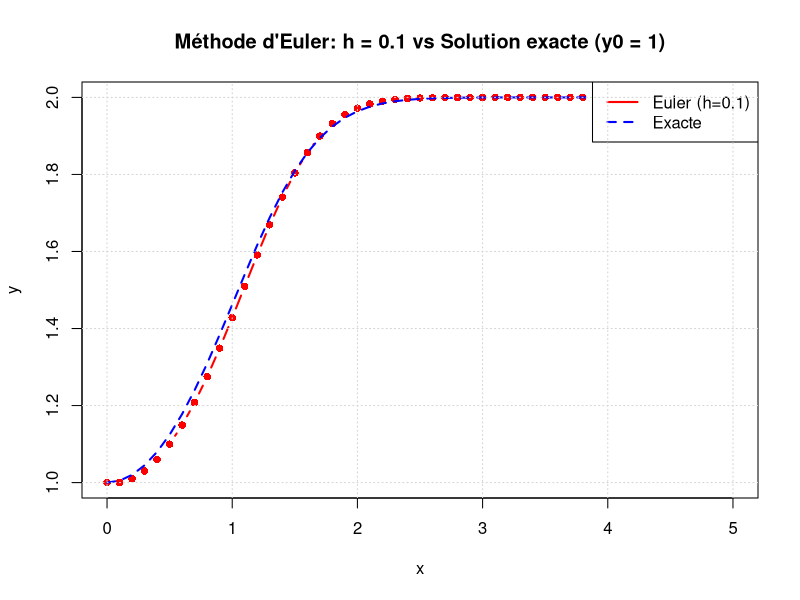
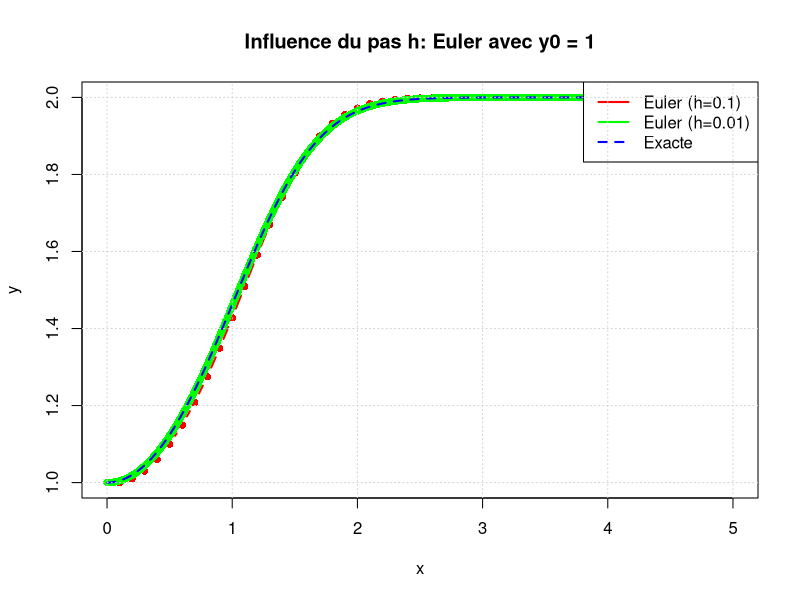
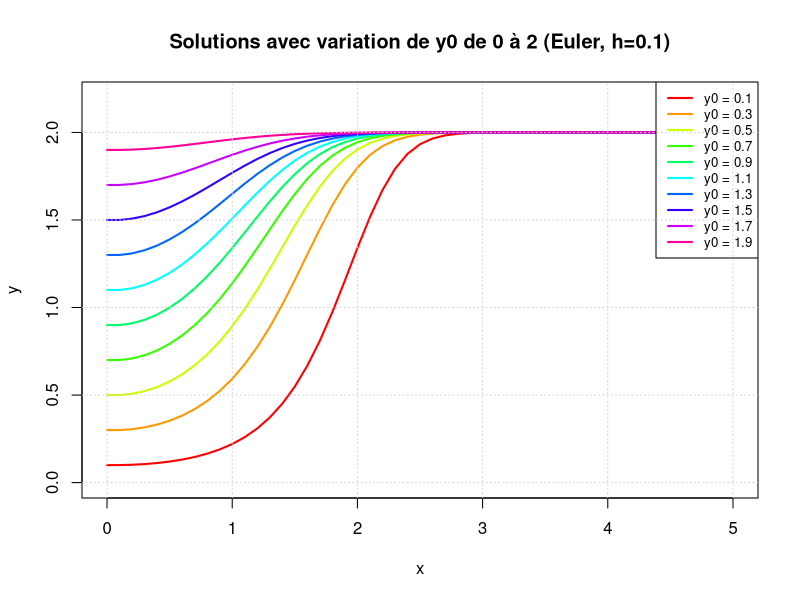
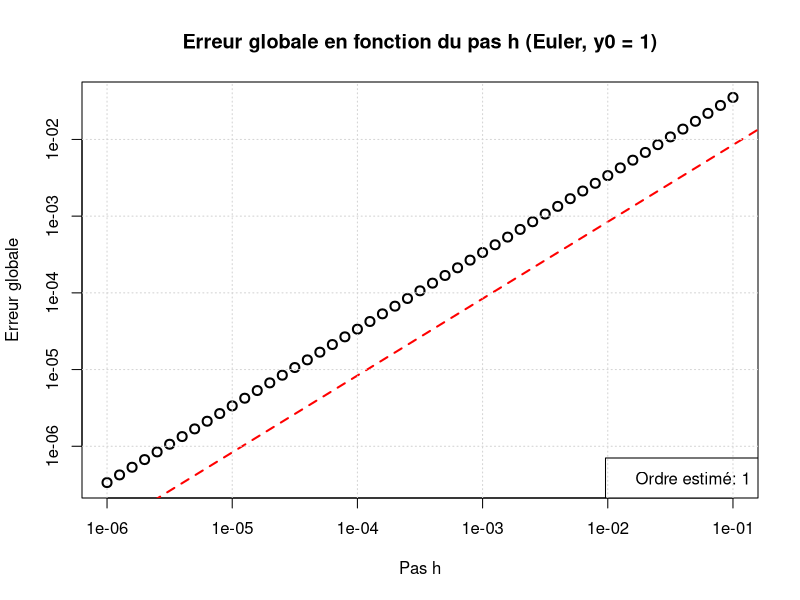
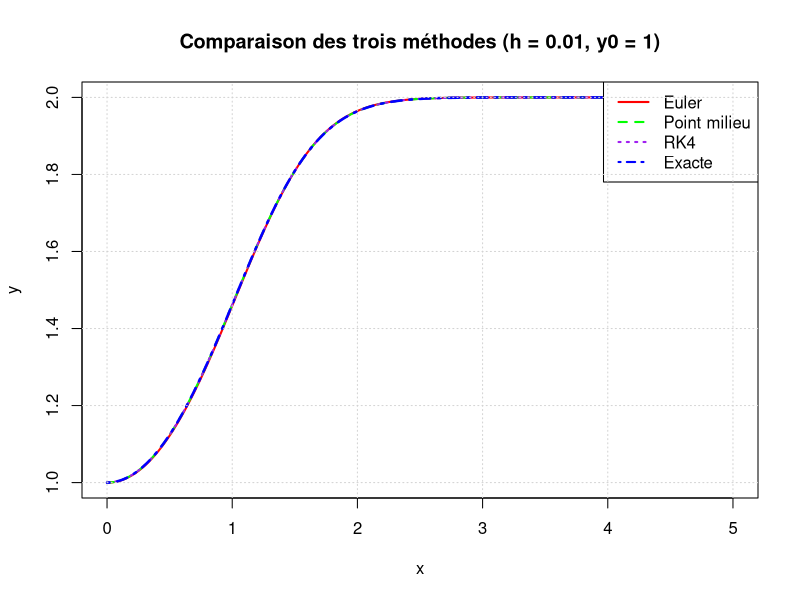
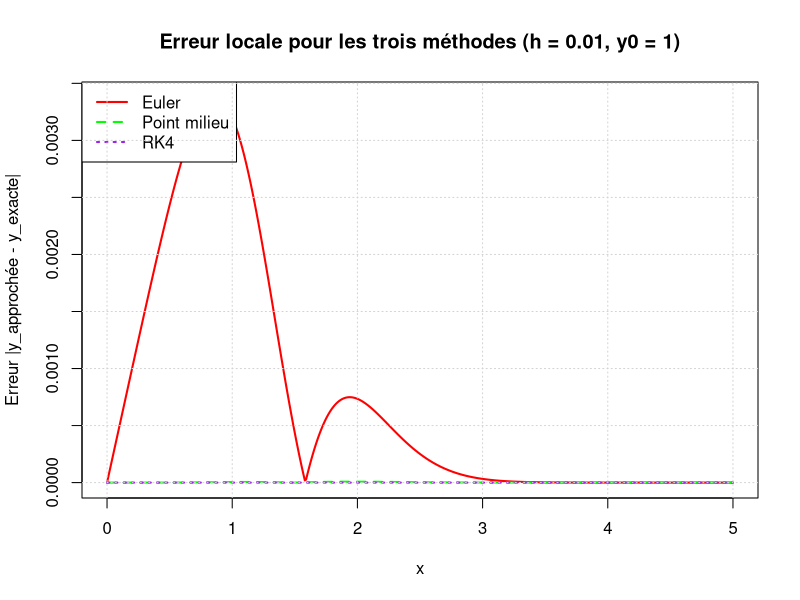
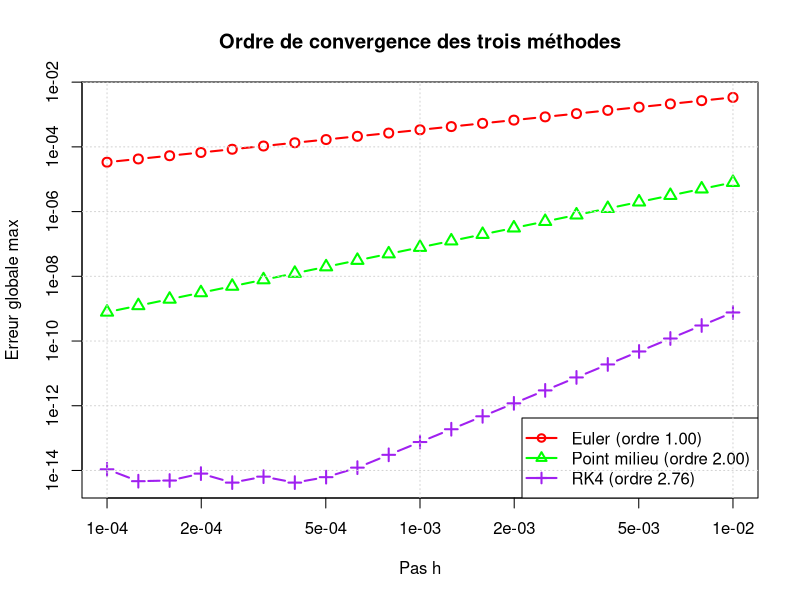

Here is the R script that generated these plots, in order:
# Équation différentielle non linéaire
# Méthodes de Runge-Kutta - Exercice 1

# Définition du problème de Cauchy:
# y'(x) = 2*x*y(x) - x*y(x)^2
# y(0) = y0
# Solution exacte: y(x) = 2*y0 / (y0 + (2 - y0)*exp(-x^2))

# Fonction pour l'équation différentielle
f <- function(x, y) {
  2 * x * y - x * y^2
}

# Solution exacte
y_exacte <- function(x, y0) {
  2 * y0 / (y0 + (2 - y0) * exp(-x^2))
}

# ============================================================================
# MÉTHODE 1: Euler explicite
# ============================================================================
euler <- function(f, x0, xf, y0, h) {
  n <- floor((xf - x0) / h)
  x <- seq(x0, x0 + n * h, by = h)
  y <- numeric(n + 1)
  y[1] <- y0
  
  for (i in 1:n) {
    y[i+1] <- y[i] + h * f(x[i], y[i])
  }
  
  return(list(x = x, y = y))
}

# ============================================================================
# MÉTHODE 2: Point milieu (Runge-Kutta ordre 2)
# ============================================================================
midpoint <- function(f, x0, xf, y0, h) {
  n <- floor((xf - x0) / h)
  x <- seq(x0, x0 + n * h, by = h)
  y <- numeric(n + 1)
  y[1] <- y0
  
  for (i in 1:n) {
    k1 <- f(x[i], y[i])
    k2 <- f(x[i] + h/2, y[i] + (h/2) * k1)
    y[i+1] <- y[i] + h * k2
  }
  
  return(list(x = x, y = y))
}

# ============================================================================
# MÉTHODE 3: Runge-Kutta ordre 4
# ============================================================================
rk4 <- function(f, x0, xf, y0, h) {
  n <- floor((xf - x0) / h)
  x <- seq(x0, x0 + n * h, by = h)
  y <- numeric(n + 1)
  y[1] <- y0
  
  for (i in 1:n) {
    k1 <- f(x[i], y[i])
    k2 <- f(x[i] + h/2, y[i] + (h/2) * k1)
    k3 <- f(x[i] + h/2, y[i] + (h/2) * k2)
    k4 <- f(x[i] + h, y[i] + h * k3)
    y[i+1] <- y[i] + (h/6) * (k1 + 2*k2 + 2*k3 + k4)
  }
  
  return(list(x = x, y = y))
}

# ============================================================================
# CONFIGURATION: Dossier de sortie des images
# ============================================================================
output_dir <- "TP2/Partie 1/output"
dir.create(output_dir, showWarnings = FALSE)
cat("Les images seront sauvegardées dans:", file.path(getwd(), output_dir), "\n\n")

# ============================================================================
# QUESTION 1: Euler avec h=0.1 et h=0.01, y0=1
# ============================================================================
cat("\n=== QUESTION 1: Méthode d'Euler ===\n")
# Objectif: Étudier l'influence du pas h et de la condition initiale y0
y0 <- 1
h1 <- 0.1
h2 <- 0.01
x0 <- 0
xf <- 5

# Résolution avec h = 0.1
sol_euler_h01 <- euler(f, x0, xf, y0, h1)
y_exact_h01 <- y_exacte(sol_euler_h01$x, y0)

# Résolution avec h = 0.01
sol_euler_h001 <- euler(f, x0, xf, y0, h2)
y_exact_h001 <- y_exacte(sol_euler_h001$x, y0)

# Graphique 1: Euler h=0.1 vs solution exacte
png(file.path(output_dir, "Ex1_Euler_h01.png"), width = 800, height = 600)
plot(sol_euler_h01$x, sol_euler_h01$y, type = "b", col = "red", 
     main = "Méthode d'Euler: h = 0.1 vs Solution exacte (y0 = 1)",
     xlab = "x", ylab = "y", lwd = 2, pch = 16)
lines(sol_euler_h01$x, y_exact_h01, col = "blue", lwd = 2, lty = 2)
legend("topright", c("Euler (h=0.1)", "Exacte"), col = c("red", "blue"), 
       lwd = 2, lty = c(1, 2))
grid()
dev.off()

# Graphique 2: Comparaison h=0.1 et h=0.01
png(file.path(output_dir, "Ex1_Euler_h01_vs_h001.png"), width = 800, height = 600)
plot(sol_euler_h01$x, sol_euler_h01$y, type = "b", col = "red", 
     main = "Influence du pas h: Euler avec y0 = 1",
     xlab = "x", ylab = "y", lwd = 2, pch = 16)
lines(sol_euler_h001$x, sol_euler_h001$y, col = "green", lwd = 2, pch = 16, type = "p")
lines(sol_euler_h001$x, y_exact_h001, col = "blue", lwd = 2, lty = 2)
legend("topright", c("Euler (h=0.1)", "Euler (h=0.01)", "Exacte"), 
       col = c("red", "green", "blue"), lwd = 2, lty = c(1, 1, 2))
grid()
dev.off()

# Graphique 3: Variation de y0 de 0 à 2
png(file.path(output_dir, "Ex1_Euler_y0_variation.png"), width = 800, height = 600)
y0_values <- seq(0.1, 2, by = 0.2)
plot(NULL, xlim = c(0, 5), ylim = c(0, 2.2),
     main = "Solutions avec variation de y0 de 0 à 2 (Euler, h=0.1)",
     xlab = "x", ylab = "y", lwd = 2)
colors <- rainbow(length(y0_values))

for (i in seq_along(y0_values)) {
  sol <- euler(f, x0, xf, y0_values[i], h1)
  lines(sol$x, sol$y, col = colors[i], lwd = 2)
}

legend("topright", paste("y0 =", round(y0_values, 2)), 
       col = colors, lwd = 2, cex = 0.8)
grid()
dev.off()

# ============================================================================
# QUESTION 2: Erreur globale en fonction du pas h
# ============================================================================
cat("\n=== QUESTION 2: Analyse de convergence ===\n")
# Objectif: Étudier l'erreur globale en fonction du pas h

h_values <- 10^seq(-6, -1, by = 0.1)  # h de 10^-6 à 10^-1
errors_euler <- numeric(length(h_values))

for (i in seq_along(h_values)) {
  h <- h_values[i]
  sol <- euler(f, x0, xf, y0, h)
  y_exact <- y_exacte(sol$x, y0)
  errors_euler[i] <- max(abs(sol$y - y_exact))
}

# Graphique 4: Erreur en échelle logarithmique
png(file.path(output_dir, "Ex1_Erreur_Euler.png"), width = 800, height = 600)
plot(h_values, errors_euler, type = "b", pch = 1, log = "xy",
     main = "Erreur globale en fonction du pas h (Euler, y0 = 1)",
     xlab = "Pas h", ylab = "Erreur globale", lwd = 2, cex = 1.2)
# Estimation de l'ordre (pente)
fit <- lm(log(errors_euler) ~ log(h_values))
abline(fit, col = "red", lwd = 2, lty = 2)
order_euler <- fit$coefficients[2]
legend("bottomright", paste("Ordre estimé:", round(order_euler, 2)), 
       bty = "o", bg = "white", cex = 1)
grid()
dev.off()

cat(sprintf("Ordre de la méthode d'Euler: %.3f (théorique: 1)\n", order_euler))

# ============================================================================
# QUESTION 3: Comparaison Euler, Point milieu et RK4 (h=0.01, y0=1)
# ============================================================================
cat("\n=== QUESTION 3: Comparaison des trois méthodes ===\n")
# Objectif: Comparer les trois méthodes pour h=0.01 et y0=1
h <- 0.01
sol_euler <- euler(f, x0, xf, y0, h)
sol_midpoint <- midpoint(f, x0, xf, y0, h)
sol_rk4 <- rk4(f, x0, xf, y0, h)

y_exact <- y_exacte(sol_euler$x, y0)

# Graphique 5: Comparaison des trois méthodes
png(file.path(output_dir, "Ex1_Comparaison_methodes.png"), width = 800, height = 600)
plot(sol_euler$x, sol_euler$y, type = "l", col = "red", 
     main = "Comparaison des trois méthodes (h = 0.01, y0 = 1)",
     xlab = "x", ylab = "y", lwd = 2, lty = 1)
lines(sol_midpoint$x, sol_midpoint$y, col = "green", lwd = 2, lty = 2)
lines(sol_rk4$x, sol_rk4$y, col = "purple", lwd = 2, lty = 3)
lines(sol_euler$x, y_exact, col = "blue", lwd = 2.5, lty = 4)
legend("topright", c("Euler", "Point milieu", "RK4", "Exacte"), 
       col = c("red", "green", "purple", "blue"), lwd = 2, 
       lty = c(1, 2, 3, 4))
grid()
dev.off()

# Graphique 6: Erreurs des trois méthodes
png(file.path(output_dir, "Ex1_Erreurs_methodes.png"), width = 800, height = 600)
err_euler <- abs(sol_euler$y - y_exact)
err_midpoint <- abs(sol_midpoint$y - y_exact)
err_rk4 <- abs(sol_rk4$y - y_exact)

plot(sol_euler$x, err_euler, type = "l", col = "red", 
     main = "Erreur locale pour les trois méthodes (h = 0.01, y0 = 1)",
     xlab = "x", ylab = "Erreur |y_approchée - y_exacte|", 
     lwd = 2, lty = 1)
lines(sol_midpoint$x, err_midpoint, col = "green", lwd = 2, lty = 2)
lines(sol_rk4$x, err_rk4, col = "purple", lwd = 2, lty = 3)
legend("topleft", c("Euler", "Point milieu", "RK4"), 
       col = c("red", "green", "purple"), lwd = 2, lty = c(1, 2, 3))
grid()
dev.off()

# ============================================================================
# ORDRE DE CONVERGENCE DES TROIS MÉTHODES
# ============================================================================
cat("\n--- Analyse de l'ordre de convergence ---\n")

h_values <- 10^seq(-4, -2, by = 0.1)
errors_euler <- numeric(length(h_values))
errors_midpoint <- numeric(length(h_values))
errors_rk4 <- numeric(length(h_values))

for (i in seq_along(h_values)) {
  h <- h_values[i]
  
  # Euler
  sol <- euler(f, x0, xf, y0, h)
  y_exact <- y_exacte(sol$x, y0)
  errors_euler[i] <- max(abs(sol$y - y_exact))
  
  # Point milieu
  sol <- midpoint(f, x0, xf, y0, h)
  y_exact <- y_exacte(sol$x, y0)
  errors_midpoint[i] <- max(abs(sol$y - y_exact))
  
  # RK4
  sol <- rk4(f, x0, xf, y0, h)
  y_exact <- y_exacte(sol$x, y0)
  errors_rk4[i] <- max(abs(sol$y - y_exact))
}

# Calcul des ordres
fit_euler <- lm(log(errors_euler) ~ log(h_values))
fit_midpoint <- lm(log(errors_midpoint) ~ log(h_values))
fit_rk4 <- lm(log(errors_rk4) ~ log(h_values))

order_euler <- fit_euler$coefficients[2]
order_midpoint <- fit_midpoint$coefficients[2]
order_rk4 <- fit_rk4$coefficients[2]

cat(sprintf("Ordre de Euler:       %.3f (théorique: 1)\n", order_euler))
cat(sprintf("Ordre du point milieu: %.3f (théorique: 2)\n", order_midpoint))
cat(sprintf("Ordre de RK4:         %.3f (théorique: 4)\n", order_rk4))

# Graphique 7: Convergence de tous les ordres
png(file.path(output_dir, "Ex1_Ordres_convergence.png"), width = 800, height = 600)
# Calculer les limites pour inclure tous les erreurs
ylim_min <- min(errors_euler, errors_midpoint, errors_rk4)
ylim_max <- max(errors_euler, errors_midpoint, errors_rk4)
plot(h_values, errors_euler, type = "b", pch = 1, log = "xy",
     main = "Ordre de convergence des trois méthodes",
     xlab = "Pas h", ylab = "Erreur globale max", 
     lwd = 2, cex = 1.2, col = "red",
     ylim = c(ylim_min, ylim_max))
points(h_values, errors_midpoint, type = "b", col = "green", lwd = 2, cex = 1.2, pch = 2)
points(h_values, errors_rk4, type = "b", col = "purple", lwd = 2, cex = 1.2, pch = 3)

# Droites de tendance
x_line <- range(h_values)
y_euler <- exp(fit_euler$coefficients[1]) * x_line^(-order_euler)
y_midpoint <- exp(fit_midpoint$coefficients[1]) * x_line^(-order_midpoint)
y_rk4 <- exp(fit_rk4$coefficients[1]) * x_line^(-order_rk4)
lines(x_line, y_euler, col = "red", lwd = 2, lty = 2)
lines(x_line, y_midpoint, col = "green", lwd = 2, lty = 2)
lines(x_line, y_rk4, col = "purple", lwd = 2, lty = 2)

legend("bottomright", 
       c(sprintf("Euler (ordre %.2f)", order_euler),
         sprintf("Point milieu (ordre %.2f)", order_midpoint),
         sprintf("RK4 (ordre %.2f)", order_rk4)),
       col = c("red", "green", "purple"), lwd = 2, pch = c(1, 2, 3))
grid()
dev.off()

cat("\n✓ Tous les graphiques ont été générés.\n")
